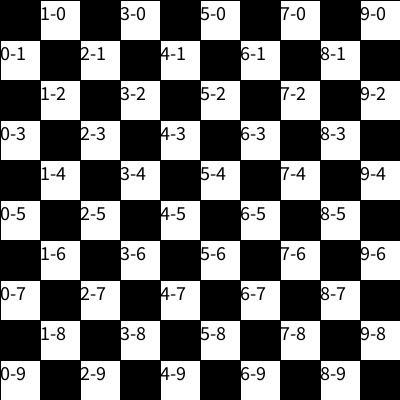
Frame 1 (no input)
Frame 60 (the mouse pressed at the canvas centre just before this capture): identical to frame 1, image omitted
Frame 120 (the mouse held since frame 60 and released just before this capture): identical to frame 1, image omitted

The Processing sketch that drew this single still picture (run headless with seeded random() and noise(); from frame 60 on, the mouse is pressed at the canvas centre):

// Processing sketch: for_anidado_texto_diagonal_tablero
// ── for_anidado_texto_diagonal_tablero.pde
int posX = 0;
int tam;
int cant = 10;

void setup() {
  size(400, 400);
  tam = width/cant;
  frameRate = 1;
  textSize(20);
}

void draw() { 
  for(int j=0;j<cant;j=j+1){
    for(int i=0;i<cant;i=i+1){
      if((i+j)%2 == 0){
        fill(0);
      }else{
        fill(255);
      }
      rect(i*tam,j*tam,tam,tam);
      fill(0);
      text(i + "-" + j, i*tam,(j*tam)+tam/2);
    }
  }
}
